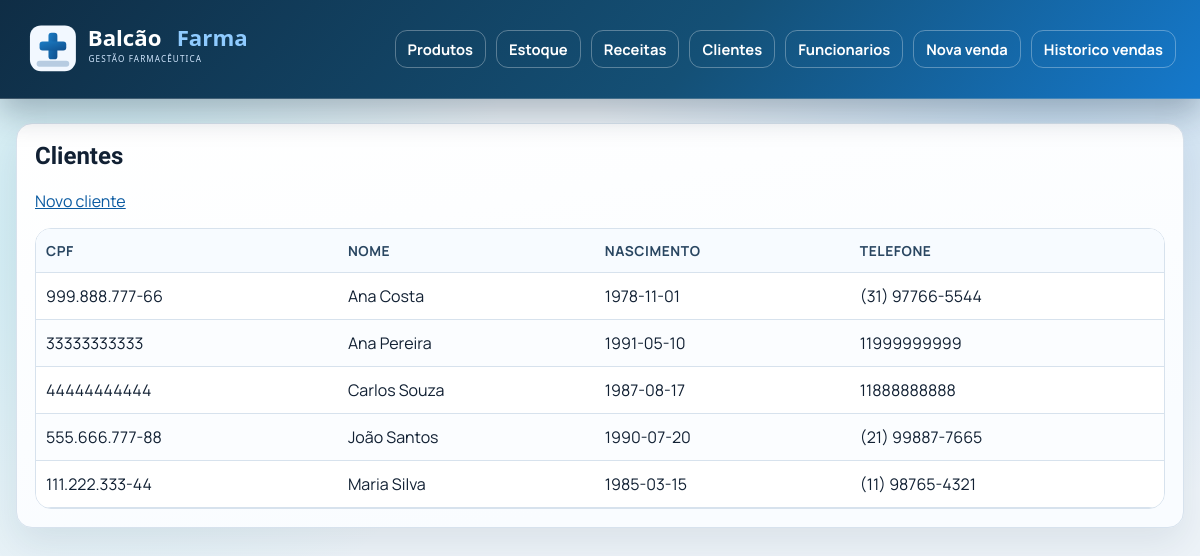
Screenshot of /clientes with the database file from the repository.
### tables this page shows
CREATE TABLE Cliente (
    cpf VARCHAR(14) PRIMARY KEY,  
    nome VARCHAR(255) NOT NULL,
    data_nascimento DATE,
    telefone VARCHAR(20)
);

### App/Views/MainView.php (called while the page is built, shortened)
<?php
class MainView
{
	private string $fileName;
	public function __construct(string $fileName)
	{
		$this->fileName = $fileName;
	}
	public function render(array $params = []): void
	{
		$viewFile = __DIR__ . '/pages/' . $this->fileName . '.php';
		require __DIR__ . '/pages/_layout_header.php';
		require $viewFile;
		require __DIR__ . '/pages/_layout_footer.php';
	}
}

### App/Controllers/Controller.php (called while the page is built, shortened)
<?php
class Controller
{
	private array $params = [];
	protected function render(string $viewName): void
	{
		$view = new MainView($viewName);
		$view->render($this->params);
	}
	protected function addParam(string $key, mixed $value): void
	{
		$this->params[$key] = $value;
	}
}

### App/Controllers/ClientesController.php (called while the page is built, shortened)
<?php
class ClientesController extends Controller
{
	private ClienteDAO $clienteDAO;
	public function __construct(array $segments = [])
	{
		$this->clienteDAO = new ClienteDAO();
	}
	public function executar(): void
	{
		$this->addParam('clientes', $this->clienteDAO->listar());
		$this->render('clientes/listar');
	}
}

### App/Application.php (called while the page is built, shortened)
<?php
class Application
{
	public function executar(): void
	{
		$rawUrl = $_GET['url'] ?? '';
		$segments = $this->parseUrl($rawUrl);
		$controller = new $controllerFqcn($segments);
		$controller->executar();
	}
	private function parseUrl(string $url): array
	{
		$url = trim($url);
		$clean = trim($url, '/');
		return array_values(array_filter(explode('/', $clean), static function ($part) {
			return $part !== '';
		}));
	}
}

### index.php (called while the page is built, shortened)
<?php
$app = new Application();
$app->executar();

### App/DAO/ClienteDAO.php (called while the page is built, shortened)
<?php
class ClienteDAO
{
	private PDO $conn;
	public function __construct()
	{
		$this->conn = Connection::getConn();
	}
	public function listar(): array
	{
		$stmt = $this->conn->query('SELECT cpf, nome, data_nascimento, telefone FROM Cliente ORDER BY nome ASC');
		return $stmt->fetchAll();
	}
}

### App/DAO/Connection.php (called while the page is built, shortened)
<?php
class Connection
{
	private static ?PDO $conn = null;
	public static function getConn(): PDO
	{
		if (self::$conn === null) {
			$host = getenv('DB_HOST') ?: '127.0.0.1';
			$port = getenv('DB_PORT') ?: '3306';
			$name = getenv('DB_NAME') ?: 'farmacia_db';
			$user = getenv('DB_USER') ?: 'root';
			$pass = getenv('DB_PASS') ?: '';
			$dsn = sprintf('mysql:host=%s;port=%s;dbname=%s;charset=utf8mb4', $host, $port, $name);
			try {
				self::$conn = new PDO($dsn, $user, $pass, [
					PDO::ATTR_ERRMODE => PDO::ERRMODE_EXCEPTION,
					PDO::ATTR_DEFAULT_FETCH_MODE => PDO::FETCH_ASSOC,
				]);
			} catch (PDOException $e) {
				http_response_code(500);
				die('Database connection failed: ' . $e->getMessage());
			}
		}
		return self::$conn;
	}
}

### App/Views/pages/clientes/listar.php (the view)
<div class="card">
	<h2>Clientes</h2>
	<p><a href="/clientes/novo">Novo cliente</a></p>
	<div class="table-wrap">
		<table>
			<thead>
				<tr>
					<th>CPF</th>
					<th>Nome</th>
					<th>Nascimento</th>
					<th>Telefone</th>
				</tr>
			</thead>
			<tbody>
				<?php if (empty($clientes)): ?>
					<tr><td colspan="4">Nenhum cliente cadastrado.</td></tr>
				<?php else: ?>
					<?php foreach ($clientes as $cliente): ?>
						<tr>
							<td><?= htmlspecialchars($cliente['cpf'], ENT_QUOTES, 'UTF-8') ?></td>
							<td><?= htmlspecialchars($cliente['nome'], ENT_QUOTES, 'UTF-8') ?></td>
							<td><?= htmlspecialchars((string) ($cliente['data_nascimento'] ?? ''), ENT_QUOTES, 'UTF-8') ?></td>
							<td><?= htmlspecialchars((string) ($cliente['telefone'] ?? ''), ENT_QUOTES, 'UTF-8') ?></td>
						</tr>
					<?php endforeach; ?>
				<?php endif; ?>
			</tbody>
		</table>
	</div>
</div>

### App/Views/pages/_layout_header.php (style rules this page uses)
:root { --bg: #edf3f8; --surface: #ffffff; --surface-soft: #f7fbff; --surface-strong: #0f2d45; --text: #112033; --text-soft: #4a6177; --line: #d7e2ed; --accent: #1579cc; --accent-strong: #0a5aa1; --accent-soft: #e7f3ff; --ok-bg: #dcfce7; --ok-text: #166534; --err-bg: #fee2e2; --err-text: #991b1b; --radius-sm: 10px; --radius-ui: 12px; --radius-card: 16px; --radius-lg: 18px; --radius-md: 12px; --shadow: 0 16px 36px rgba(16, 40, 70, 0.08); }
* { box-sizing: border-box; }
body { margin: 0; font-family: "Manrope", "Segoe UI", sans-serif; background: radial-gradient(circle at 88% 6%, rgba(21, 121, 204, 0.18), transparent 36%), radial-gradient(circle at 8% 28%, rgba(31, 194, 212, 0.16), transparent 34%), var(--bg); color: var(--text); min-height: 100vh; }
a { color: var(--accent-strong); }
.card { background: linear-gradient(170deg, #ffffff, #f9fcff 80%); border: 1px solid var(--line); border-radius: var(--radius-card); padding: 18px; margin-bottom: 16px; box-shadow: var(--shadow); animation: card-enter 0.32s ease; }
.card h2, .card h3 { font-family: "Sora", "Manrope", sans-serif; margin-top: 0; }
.table-wrap { overflow-x: auto; border: 1px solid var(--line); border-radius: var(--radius-card); }
table { width: 100%; border-collapse: collapse; background: var(--surface); min-width: 640px; }
th, td { border-bottom: 1px solid var(--line); padding: 12px 10px; text-align: left; }
th { background: var(--surface-soft); font-size: 0.86rem; text-transform: uppercase; letter-spacing: 0.04em; color: #294661; }
tbody tr:nth-child(even) { background: #fbfdff; }

### rows the page displays
cliente: cpf "999.888.777-66", nome "Ana Costa", data_nascimento "1978-11-01", telefone "(31) 97766-5544"
cliente: cpf "33333333333", nome "Ana Pereira", data_nascimento "1991-05-10", telefone "11999999999"
cliente: cpf "44444444444", nome "Carlos Souza", data_nascimento "1987-08-17", telefone "11888888888"
cliente: cpf "555.666.777-88", nome "João Santos", data_nascimento "1990-07-20", telefone "(21) 99887-7665"
cliente: cpf "111.222.333-44", nome "Maria Silva", data_nascimento "1985-03-15", telefone "(11) 98765-4321"
